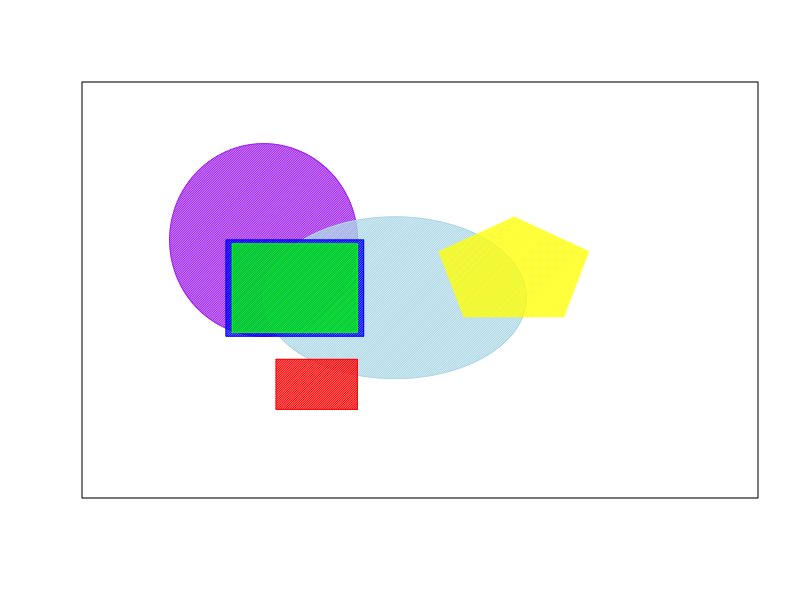

Generate this figure with R:
## ---- chunk 1

plot(1:2, type="n", xlim=c(0,100), ylim=c(0,100), xaxt="n", yaxt="n", xlab="", ylab="")

drawEllipse <- function(x, y, r) {
    angs <- seq(0, 2 * pi, length = 400)
    xpts <- x + r * cos(angs)
    ypts <- y + 25 * sin(angs)
    polygon(xpts, ypts, col = "purple", density = 80)
}
drawEllipse(25, 63, 15)

drawCircle <- function(x, y, r) {
    angs <- seq(0, 2 * pi, length = 400)
    xpts <- x + r * cos(angs)
    ypts <- y + r * sin(angs)
    polygon(xpts, ypts, col = "light blue", density = 80)
}
drawCircle(46, 48, 21)


polygon(c(27,40,40,27), c(19,19,32,32), col="red", density=80)

polygon(c(19,41,41,19), c(38,38,63,63), col="Blue", density=80)

polygon(c(20,40,40,20), c(39,39,62,62), col="Green", density=80)

polygon(c(57,73,77,65,53), c(43,43,60,69,60), col="yellow", border=NA, density=80)
